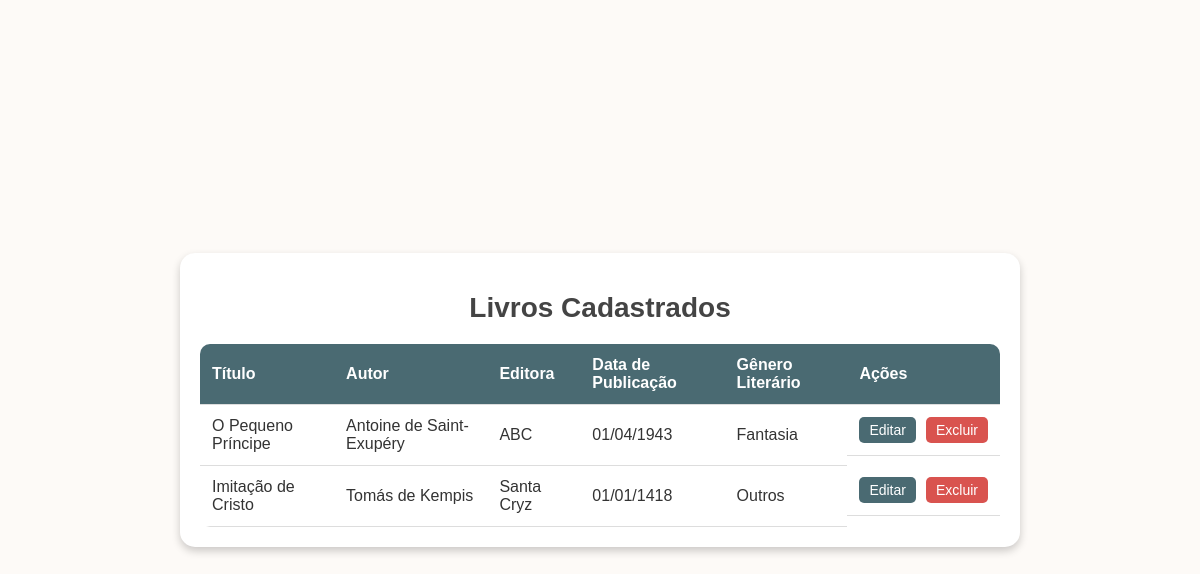
Page /list_books on the committed database.
### app.py (models this page shows)
class Book(db.Model):
    id = db.Column(db.Integer, primary_key=True)
    title = db.Column(db.String(100), nullable=False)
    author = db.Column(db.String(100), nullable=False)
    publisher = db.Column(db.String(100), nullable=True)
    data_publicacao = db.Column(db.String(10), nullable=True)  # Formato DD/MM/AAAA
    genero_literario = db.Column(db.String(50), nullable=True)

### app.py (the view)
@app.route('/list_books')
def list_books():
    books = Book.query.all()
    return render_template('list_books.html', books=books)

### templates/list_books.html (shortened to what this page needs)
<!DOCTYPE html>
<html lang="en">
<head>
</head>
<body>
    <div class="container">
        <h1>Livros Cadastrados</h1>
        <table>
            <thead>
                <tr>
                    <th>Título</th>
                    <th>Autor</th>
                    <th>Editora</th>
                    <th>Data de Publicação</th>
                    <th>Gênero Literário</th>
                    <th>Ações</th>
                </tr>
            </thead>
            <tbody>
                {% for book in books %}
                    <tr>
                        <td>{{ book.title }}</td>
                        <td>{{ book.author }}</td>
                        <td>{{ book.publisher }}</td>
                        <td>{{ book.data_publicacao }}</td>
                        <td>{{ book.genero_literario }}</td>
                        <td class="action-buttons">
                            <a href="{{ url_for('edit_book', book_id=book.id) }}"><button>Editar</button></a>
                            <form action="{{ url_for('delete_book', book_id=book.id) }}" method="post" onsubmit="return confirm('Tem certeza que deseja excluir este livro?');">
                                <button type="submit">Excluir</button>
                            </form>
                        </td>
                    </tr>
                {% endfor %}
            </tbody>
        </table>
    </div>
</body>
</html>

### rows in the picture
Book: title "O Pequeno Príncipe", author "Antoine de Saint-Exupéry", publisher "ABC", data_publicacao "01/04/1943", genero_literario "Fantasia"
Book: title "Imitação de Cristo", author "Tomás de Kempis", publisher "Santa Cryz", data_publicacao "01/01/1418", genero_literario "Outros"
